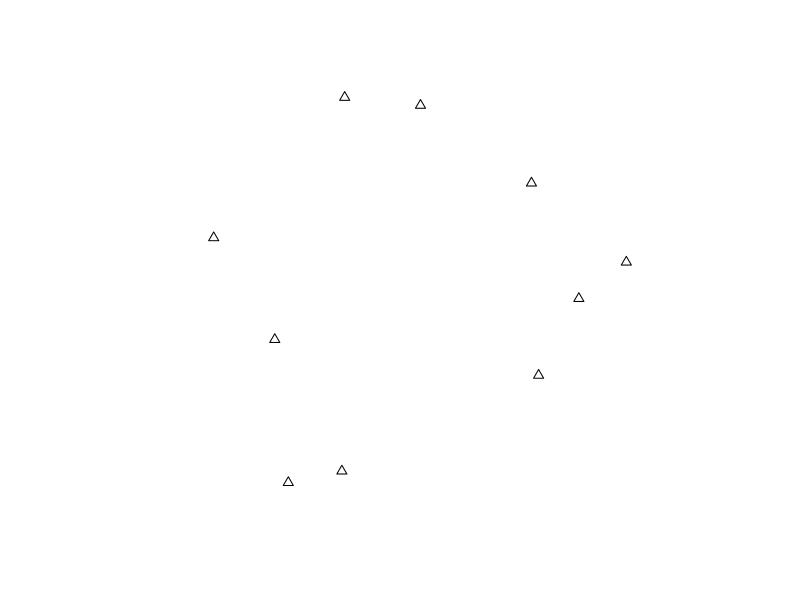
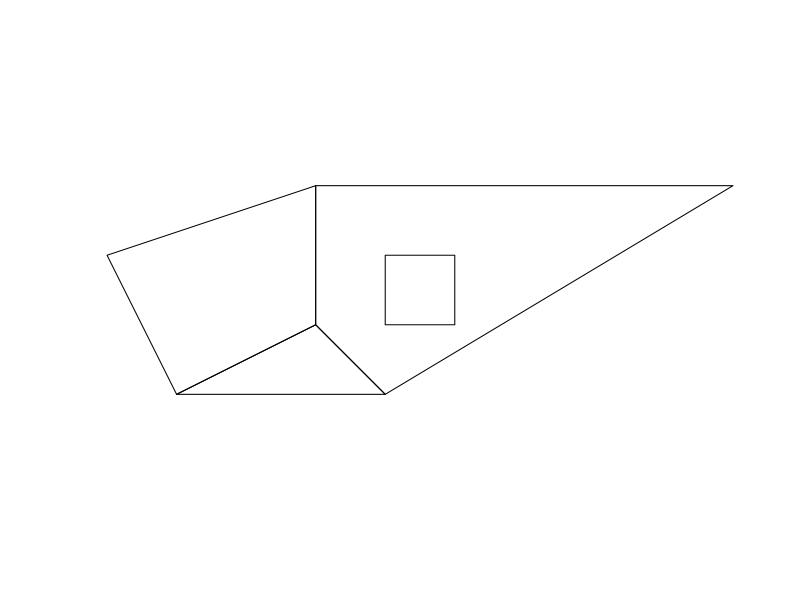
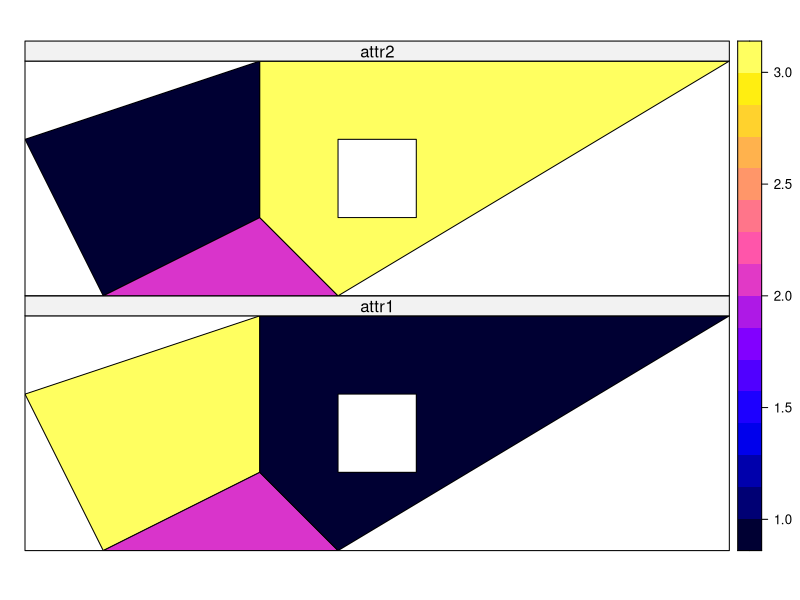

Source code (R) for these figures, in order:
## ---- chunk 1
library(knitr)
#library(rmdformats)

## libraries needed for R code examples
library(sp)

## Global options
options(max.print="75")
opts_chunk$set(echo=TRUE,
	             cache=TRUE,
               prompt=FALSE,
               tidy=TRUE,
               comment=NA,
               message=FALSE,
               warning=FALSE)
opts_knit$set(width=75)

## ---- chunk 2
random.coordinates <- matrix(runif(20), ncol=2) # a matrix with some arbitrary points as coordinates..
xy.sp <- SpatialPoints(random.coordinates) # ..converted into a spatial object
plot(xy.sp, pch = 2)
## ---- chunk 3
coordinates(xy.sp)
bbox(xy.sp)
summary(xy.sp)
## ---- chunk 4
str(xy.sp)
## ---- chunk 5
df <- data.frame(attr1 = LETTERS[1:10], attr2 = c(10:1))
## ---- chunk 6
xy.spdf <- SpatialPointsDataFrame(xy.sp, df)
summary(xy.spdf)
## ---- chunk 7
xy.spdf[1:2, ]        # row 1 and 2 only
plot(xy.spdf[which(xy.spdf$attr2>5),])    # select if attr2 > 5
## ---- chunk 8
# create polyon objects from coordinates. 
# Each object is a single geometric polygon defined by a bounding line. 
Sr1 <-  Polygon(cbind(c(2,4,4,1,2),c(2,3,5,4,2)))
Sr2 <-  Polygon(cbind(c(5,4,2,5),c(2,3,2,2)))
Sr3 <-  Polygon(cbind(c(4,4,5,10,4),c(5,3,2,5,5)))
Sr4 <-  Polygon(cbind(c(5,6,6,5,5),c(4,4,3,3,4)), hole = TRUE)

# create lists of polygon objects from polygon objects and unique ID
# A `Polygons` is like a single observation. 
Srs1 <-  Polygons(list(Sr1), "s1")
Srs2 <-  Polygons(list(Sr2), "s2")
Srs3 <-  Polygons(list(Sr3, Sr4), "s3/4")

# create spatial polygons object from lists
# A SpatialPolygons is like a shapefile. 
SpP <-  SpatialPolygons(list(Srs1,Srs2,Srs3), 1:3)
plot(SpP)
## ---- chunk 9
attr <- data.frame(attr1=1:3, attr2=3:1, row.names=c("s3/4", "s2", "s1"))
## ---- chunk 10
attr <- data.frame(attr1=1:3, attr2=3:1, row.names=c("s3/4", "s2", "s1"))
SrDf <- SpatialPolygonsDataFrame(SpP, attr)
spplot(SrDf)
## ---- chunk 11
str(SrDf)
## ---- chunk 12
SrDf@bbox
## ---- chunk 13
SrDf@data
